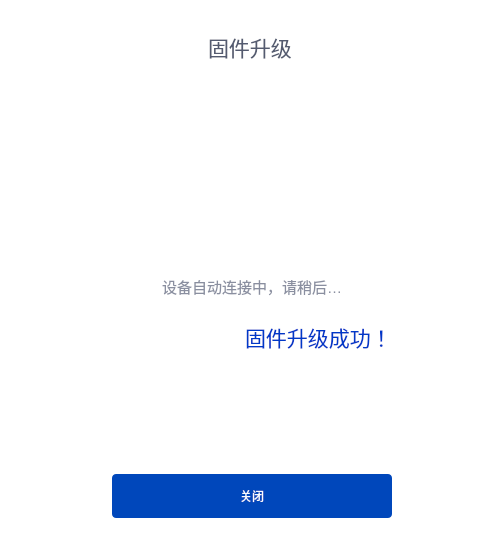
<?xml version="1.0" encoding="UTF-8"?>
<ui version="4.0">
 <class>SmallControlAutoConnect</class>
 <widget class="QWidget" name="SmallControlAutoConnect">
  <property name="geometry">
   <rect>
    <x>0</x>
    <y>0</y>
    <width>504</width>
    <height>549</height>
   </rect>
  </property>
  <property name="sizePolicy">
   <sizepolicy hsizetype="Fixed" vsizetype="Fixed">
    <horstretch>0</horstretch>
    <verstretch>0</verstretch>
   </sizepolicy>
  </property>
  <property name="minimumSize">
   <size>
    <width>504</width>
    <height>548</height>
   </size>
  </property>
  <property name="maximumSize">
   <size>
    <width>550</width>
    <height>700</height>
   </size>
  </property>
  <property name="windowTitle">
   <string>Form</string>
  </property>
  <property name="styleSheet">
   <string notr="true">background-color: rgb(255, 255, 255);</string>
  </property>
  <layout class="QGridLayout" name="gridLayout_2">
   <item row="0" column="0">
    <layout class="QGridLayout" name="gridLayout">
     <item row="9" column="2">
      <spacer name="verticalSpacer_3">
       <property name="orientation">
        <enum>Qt::Vertical</enum>
       </property>
       <property name="sizeType">
        <enum>QSizePolicy::Fixed</enum>
       </property>
       <property name="sizeHint" stdset="0">
        <size>
         <width>20</width>
         <height>20</height>
        </size>
       </property>
      </spacer>
     </item>
     <item row="6" column="3" alignment="Qt::AlignLeft">
      <widget class="QLabel" name="labelStatus">
       <property name="sizePolicy">
        <sizepolicy hsizetype="Preferred" vsizetype="Fixed">
         <horstretch>0</horstretch>
         <verstretch>0</verstretch>
        </sizepolicy>
       </property>
       <property name="minimumSize">
        <size>
         <width>0</width>
         <height>66</height>
        </size>
       </property>
       <property name="font">
        <font>
         <pointsize>16</pointsize>
        </font>
       </property>
       <property name="styleSheet">
        <string notr="true">QLabel{
	color: rgb(0, 57, 200);
}
QLabel::disabled{
	color: #CE4949;
}</string>
       </property>
       <property name="text">
        <string>固件升级成功！</string>
       </property>
      </widget>
     </item>
     <item row="1" column="1" colspan="3" alignment="Qt::AlignHCenter">
      <widget class="QLabel" name="label">
       <property name="sizePolicy">
        <sizepolicy hsizetype="Fixed" vsizetype="Fixed">
         <horstretch>0</horstretch>
         <verstretch>0</verstretch>
        </sizepolicy>
       </property>
       <property name="minimumSize">
        <size>
         <width>88</width>
         <height>32</height>
        </size>
       </property>
       <property name="font">
        <font>
         <pointsize>16</pointsize>
         <weight>50</weight>
         <bold>false</bold>
        </font>
       </property>
       <property name="styleSheet">
        <string notr="true">color: #545B70;</string>
       </property>
       <property name="text">
        <string>固件升级</string>
       </property>
      </widget>
     </item>
     <item row="3" column="1" colspan="3" alignment="Qt::AlignHCenter">
      <widget class="QLabel" name="labelDoing">
       <property name="minimumSize">
        <size>
         <width>80</width>
         <height>80</height>
        </size>
       </property>
       <property name="maximumSize">
        <size>
         <width>80</width>
         <height>80</height>
        </size>
       </property>
       <property name="styleSheet">
        <string notr="true"/>
       </property>
       <property name="text">
        <string/>
       </property>
      </widget>
     </item>
     <item row="7" column="3">
      <spacer name="verticalSpacer">
       <property name="orientation">
        <enum>Qt::Vertical</enum>
       </property>
       <property name="sizeType">
        <enum>QSizePolicy::Expanding</enum>
       </property>
       <property name="sizeHint" stdset="0">
        <size>
         <width>20</width>
         <height>200</height>
        </size>
       </property>
      </spacer>
     </item>
     <item row="6" column="0">
      <spacer name="horizontalSpacer">
       <property name="orientation">
        <enum>Qt::Horizontal</enum>
       </property>
       <property name="sizeHint" stdset="0">
        <size>
         <width>40</width>
         <height>20</height>
        </size>
       </property>
      </spacer>
     </item>
     <item row="6" column="2">
      <widget class="QLabel" name="labelStatusIcon">
       <property name="sizePolicy">
        <sizepolicy hsizetype="Fixed" vsizetype="Fixed">
         <horstretch>0</horstretch>
         <verstretch>0</verstretch>
        </sizepolicy>
       </property>
       <property name="minimumSize">
        <size>
         <width>66</width>
         <height>66</height>
        </size>
       </property>
       <property name="styleSheet">
        <string notr="true">QLabel{
	image: url(:/image/images2/Icon_disable_big.png);
	border-radius: none;
}</string>
       </property>
       <property name="text">
        <string/>
       </property>
      </widget>
     </item>
     <item row="2" column="2">
      <spacer name="verticalSpacer_4">
       <property name="orientation">
        <enum>Qt::Vertical</enum>
       </property>
       <property name="sizeType">
        <enum>QSizePolicy::Fixed</enum>
       </property>
       <property name="sizeHint" stdset="0">
        <size>
         <width>20</width>
         <height>80</height>
        </size>
       </property>
      </spacer>
     </item>
     <item row="0" column="2">
      <spacer name="verticalSpacer_2">
       <property name="orientation">
        <enum>Qt::Vertical</enum>
       </property>
       <property name="sizeType">
        <enum>QSizePolicy::Fixed</enum>
       </property>
       <property name="sizeHint" stdset="0">
        <size>
         <width>20</width>
         <height>20</height>
        </size>
       </property>
      </spacer>
     </item>
     <item row="6" column="4">
      <spacer name="horizontalSpacer_2">
       <property name="orientation">
        <enum>Qt::Horizontal</enum>
       </property>
       <property name="sizeHint" stdset="0">
        <size>
         <width>40</width>
         <height>20</height>
        </size>
       </property>
      </spacer>
     </item>
     <item row="5" column="1" colspan="3" alignment="Qt::AlignHCenter">
      <widget class="QLabel" name="labelMessage">
       <property name="sizePolicy">
        <sizepolicy hsizetype="Preferred" vsizetype="Fixed">
         <horstretch>0</horstretch>
         <verstretch>0</verstretch>
        </sizepolicy>
       </property>
       <property name="font">
        <font>
         <pointsize>11</pointsize>
        </font>
       </property>
       <property name="styleSheet">
        <string notr="true">color: rgb(138, 143, 160);</string>
       </property>
       <property name="text">
        <string>设备自动连接中，请稍后…</string>
       </property>
      </widget>
     </item>
     <item row="6" column="1">
      <spacer name="horizontalSpacer_3">
       <property name="orientation">
        <enum>Qt::Horizontal</enum>
       </property>
       <property name="sizeType">
        <enum>QSizePolicy::Fixed</enum>
       </property>
       <property name="sizeHint" stdset="0">
        <size>
         <width>20</width>
         <height>20</height>
        </size>
       </property>
      </spacer>
     </item>
     <item row="8" column="1" colspan="3" alignment="Qt::AlignHCenter">
      <widget class="QPushButton" name="btnClose">
       <property name="sizePolicy">
        <sizepolicy hsizetype="Fixed" vsizetype="Fixed">
         <horstretch>0</horstretch>
         <verstretch>0</verstretch>
        </sizepolicy>
       </property>
       <property name="minimumSize">
        <size>
         <width>280</width>
         <height>44</height>
        </size>
       </property>
       <property name="styleSheet">
        <string notr="true">background-color: #0047BB;
border:none;
color: #FAFDFF;
border-radius: 4px;</string>
       </property>
       <property name="text">
        <string>关闭</string>
       </property>
      </widget>
     </item>
     <item row="4" column="1">
      <spacer name="verticalSpacer_5">
       <property name="orientation">
        <enum>Qt::Vertical</enum>
       </property>
       <property name="sizeType">
        <enum>QSizePolicy::Fixed</enum>
       </property>
       <property name="sizeHint" stdset="0">
        <size>
         <width>20</width>
         <height>40</height>
        </size>
       </property>
      </spacer>
     </item>
    </layout>
   </item>
  </layout>
 </widget>
 <resources/>
 <connections/>
</ui>
